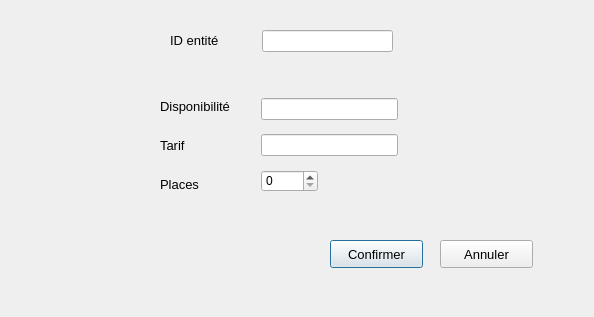
<?xml version="1.0" encoding="UTF-8"?>
<ui version="4.0">
 <class>modifiere</class>
 <widget class="QDialog" name="modifiere">
  <property name="geometry">
   <rect>
    <x>0</x>
    <y>0</y>
    <width>594</width>
    <height>317</height>
   </rect>
  </property>
  <property name="windowTitle">
   <string>Dialog</string>
  </property>
  <widget class="QLineEdit" name="lineEdit_dispo">
   <property name="geometry">
    <rect>
     <x>261</x>
     <y>98</y>
     <width>137</width>
     <height>22</height>
    </rect>
   </property>
  </widget>
  <widget class="QLineEdit" name="lineEdit_tarif">
   <property name="geometry">
    <rect>
     <x>261</x>
     <y>134</y>
     <width>137</width>
     <height>22</height>
    </rect>
   </property>
  </widget>
  <widget class="QSpinBox" name="spinBox">
   <property name="geometry">
    <rect>
     <x>261</x>
     <y>170</y>
     <width>57</width>
     <height>22</height>
    </rect>
   </property>
   <property name="maximum">
    <number>10000</number>
   </property>
  </widget>
  <widget class="QPushButton" name="pushButton">
   <property name="geometry">
    <rect>
     <x>330</x>
     <y>240</y>
     <width>93</width>
     <height>28</height>
    </rect>
   </property>
   <property name="font">
    <font>
     <pointsize>10</pointsize>
    </font>
   </property>
   <property name="text">
    <string>Confirmer</string>
   </property>
  </widget>
  <widget class="QPushButton" name="pushButton_2">
   <property name="geometry">
    <rect>
     <x>440</x>
     <y>240</y>
     <width>93</width>
     <height>28</height>
    </rect>
   </property>
   <property name="font">
    <font>
     <pointsize>10</pointsize>
    </font>
   </property>
   <property name="text">
    <string>Annuler</string>
   </property>
  </widget>
  <widget class="QWidget" name="layoutWidget">
   <property name="geometry">
    <rect>
     <x>160</x>
     <y>90</y>
     <width>93</width>
     <height>111</height>
    </rect>
   </property>
   <layout class="QVBoxLayout" name="verticalLayout_2">
    <item>
     <widget class="QLabel" name="label_2">
      <property name="font">
       <font>
        <pointsize>10</pointsize>
       </font>
      </property>
      <property name="text">
       <string>Disponibilité</string>
      </property>
     </widget>
    </item>
    <item>
     <widget class="QLabel" name="label_3">
      <property name="font">
       <font>
        <pointsize>10</pointsize>
       </font>
      </property>
      <property name="text">
       <string>Tarif</string>
      </property>
     </widget>
    </item>
    <item>
     <widget class="QLabel" name="label_4">
      <property name="font">
       <font>
        <pointsize>10</pointsize>
       </font>
      </property>
      <property name="text">
       <string>Places</string>
      </property>
     </widget>
    </item>
   </layout>
  </widget>
  <widget class="QLabel" name="label">
   <property name="geometry">
    <rect>
     <x>170</x>
     <y>30</y>
     <width>71</width>
     <height>20</height>
    </rect>
   </property>
   <property name="font">
    <font>
     <pointsize>10</pointsize>
    </font>
   </property>
   <property name="text">
    <string>ID entité</string>
   </property>
  </widget>
  <widget class="QLineEdit" name="lineEdit_id">
   <property name="geometry">
    <rect>
     <x>262</x>
     <y>30</y>
     <width>131</width>
     <height>22</height>
    </rect>
   </property>
  </widget>
  <widget class="QLabel" name="label_5">
   <property name="geometry">
    <rect>
     <x>20</x>
     <y>90</y>
     <width>121</width>
     <height>121</height>
    </rect>
   </property>
   <property name="styleSheet">
    <string notr="true">image: url(:/modifentite.png);</string>
   </property>
   <property name="text">
    <string/>
   </property>
  </widget>
 </widget>
 <resources/>
 <connections/>
</ui>
